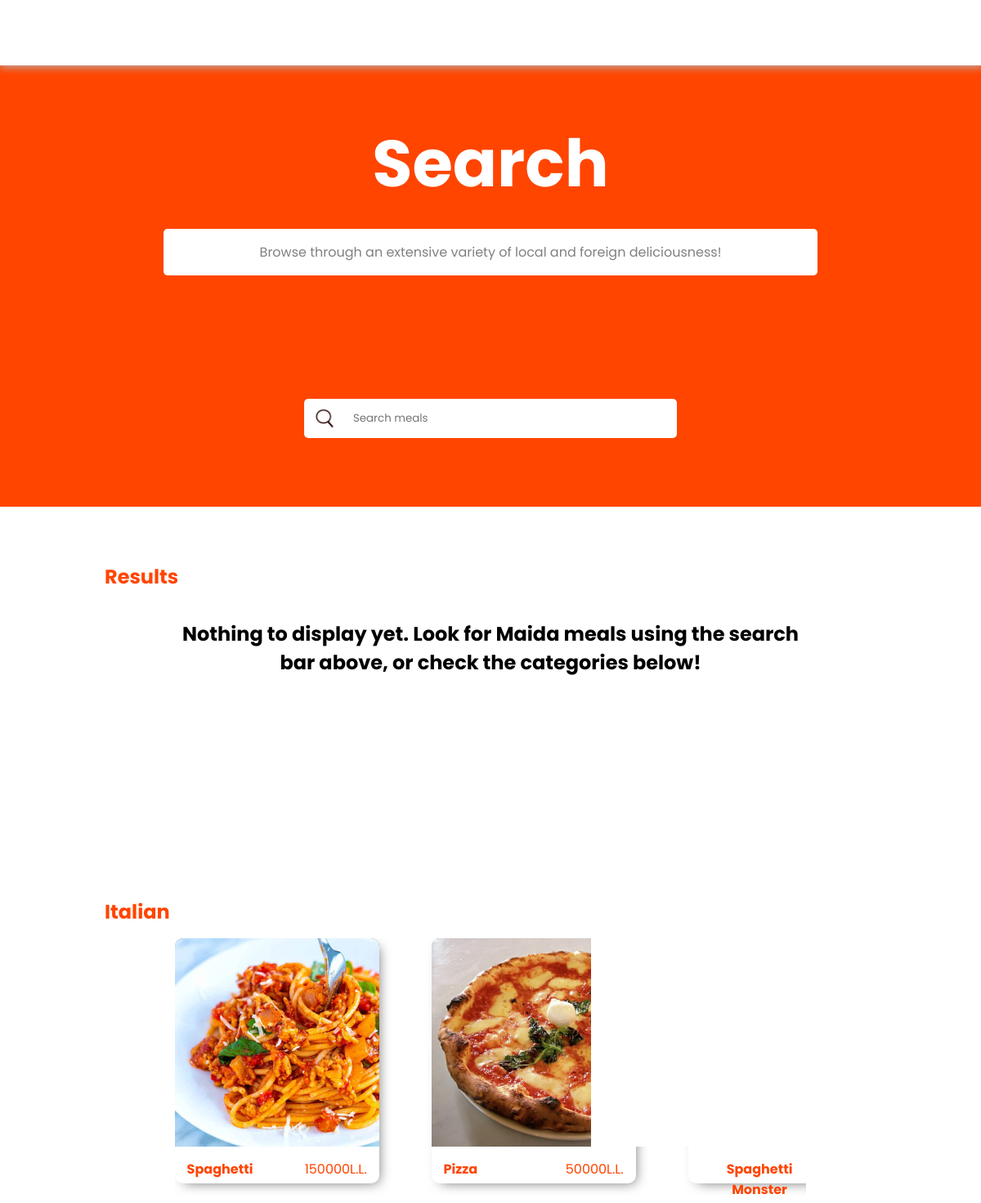
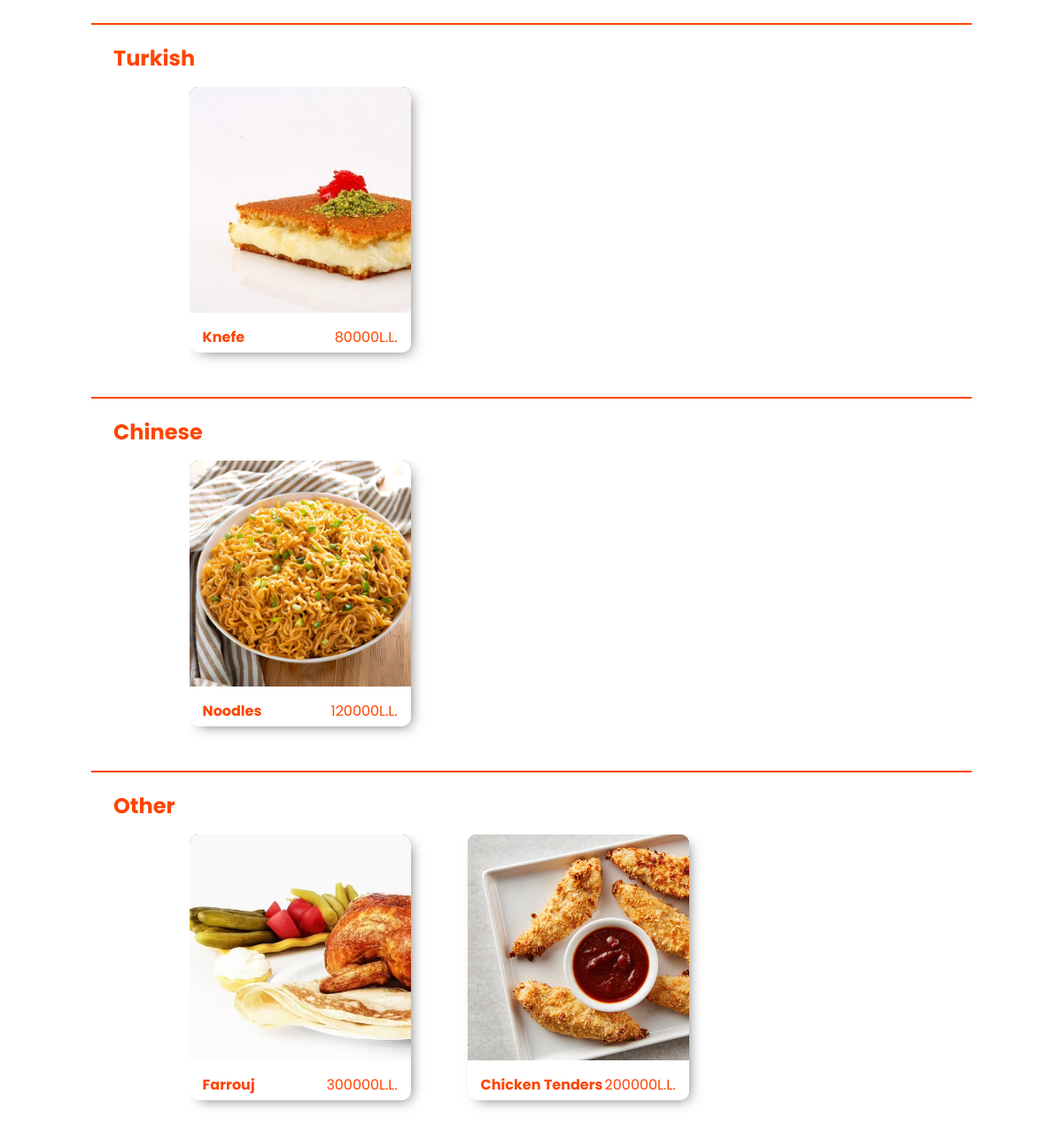
The app's page /search.php (signed in) with its own data (2 pictures, top to bottom).
### tables this page shows
CREATE TABLE `dishes` (
  `name` varchar(100) NOT NULL,
  `description` varchar(100) NOT NULL,
  `cuisine` varchar(100) NOT NULL,
  `diet` varchar(100) NOT NULL,
  `price` int(11) NOT NULL,
  `carbohydrates` int(11) NOT NULL,
  `protein` int(11) NOT NULL,
  `fat` int(11) NOT NULL,
  `id` int(11) NOT NULL,
  `image` varchar(100) NOT NULL,
  `chefid` varchar(100) NOT NULL
);

### search.php (the view, shortened to what this page needs)
<?php
include_once('config.php');
?>
<!DOCTYPE html>
<html lang="en">
<head>
  <link rel="stylesheet" href="https://cdnjs.cloudflare.com/ajax/libs/font-awesome/4.7.0/css/font-awesome.min.css" />
  <link rel="stylesheet" href="https://cdnjs.cloudflare.com/ajax/libs/font-awesome/6.2.0/css/all.min.css" />
  <link rel="stylesheet" href="search.css" />
  <link rel="stylesheet" href="footer.css" />
  <link rel="stylesheet" href="navbar.css" />
</head>
<body>
  <nav id="header">
  </nav>
  <div class="container">
    <div class="row searchSection">
      <div class="header">
        <h1 style="font-family: 'Poppins', sans-serif;  margin-top: 5rem;">Search</h1>
        <p style="color: gray;  text-align: center;  background-color: white;
  width: 800px;
  border-radius: 5px;
  padding: 1rem;
  margin-top: 20px;">
          Browse through an extensive variety of local and foreign
          deliciousness!
        </p>
      </div>
      <div style="height:100px; text-align:center;">
        <div class="searchContainer" style="z-index: 999;">
          <img src="images/searchicon.png" alt="Search Icon" width="30px" class="searchIcon" />
          <input style="font-family: 'Poppins', sans-serif" type="text" class="searchBar" id="search" placeholder="Search meals" />
          <br>
        </div>
        <br>
        <ul style="height:100px;width:28.5rem;margin-top:-25px;border-radius:20px;" id="result">
        </ul>
      </div>
    </div>
    <div class="categoriesSection">
      <div class="section">
        <h2 class="listheader">Results</h2>
        <br>
        <center>
          <div class="cardsList">
            <?php
            if (empty($_GET['name'])) {
              echo "<h2>Nothing to display yet. Look for Maida meals using the search bar above, or check the categories below!</h2>";
            }
            ?>
          </div>
        </center>
      </div>
      <div class="section">
        <h2 class="listheader">Italian</h2>
        <center>
          <div class="cardsList">
            <?php
            $sql = "SELECT * FROM dishes WHERE cuisine = 'Italian'";
            $query = $db->prepare($sql);
            $query->execute();
            $result = $query->fetchAll(PDO::FETCH_OBJ);
            if ($query->rowCount() > 0) {
              foreach ($result as $row) {
                echo "
                          <div class='cardContainer'>
                          <a href=\"process_order.php?id=$row->id\">
                            <div class='card'>
                              <img src='ImageUploads/" . $row->image . "' alt='Kebbe Image' />
                            </div>
                            <div class='cardDescription'>
                              <div class='name'>" . $row->name . "</div>
                              <div class='price'>" .
                  $row->price . "L.L.</div>
                            </div>
                            </a>
                          </div>
                          ";
              }
            }
            ?>
          </div>
        </center>
      </div>
      <div class="section">
        <center>
          <hr />
        </center>
        <h2 class="listheader">Turkish</h2>
        <center>
          <div class="cardsList">
            <?php
            $sql = "SELECT * FROM dishes WHERE cuisine = 'Turkish'";
            $query = $db->prepare($sql);
            $query->execute();
            $result = $query->fetchAll(PDO::FETCH_OBJ);
            if ($query->rowCount() > 0) {
              foreach ($result as $row) {
                echo "
                            <div class='cardContainer'>
                            <a href=\"process_order.php?id=$row->id\">
                              <div class='card'>
                                <img src='ImageUploads/" . $row->image . "' alt='Image' />
                              </div>
                              <div class='cardDescription'>
                                <div class='name'>" . $row->name . "</div>
                                <div class='price'>" .
                  $row->price . "L.L.</div>
                              </div>
                              </a>
                            </div>
                          ";
              }
            }
            ?>
          </div>
        </center>
      </div>
      <div class="section">
        <center>
          <hr />
        </center>
        <h2 class="listheader">Chinese</h2>
        <center>
          <div class="cardsList">
            <?php
            $sql = "SELECT * FROM dishes WHERE cuisine = 'Chinese'";
            $query = $db->prepare($sql);
            $query->execute();
            $result = $query->fetchAll(PDO::FETCH_OBJ);
            if ($query->rowCount() > 0) {
              foreach ($result as $row) {
                echo "
                          <div class='cardContainer'>
                            <a href=\"process_order.php?id=$row->id\">
                            <div class='card'>
                              <img src='ImageUploads/" . $row->image . "' alt='Kebbe Image' />
                            </div>
                            <div class='cardDescription'>
                              <div class='name'>" . $row->name . "</div>
                              <div class='price'>" .
                  $row->price . "L.L.</div>
                            </div>
                            </a>
                          </div>
                          ";
              }
            }
            ?>
          </div>
        </center>
      </div>
      <div class="section">
        <center>
          <hr />
        </center>
        <h2 class="listheader">Other</h2>
        <center>
          <div class="cardsList">
            <?php
            $sql = "SELECT * FROM dishes WHERE cuisine = 'None'";
            $query = $db->prepare($sql);
            $query->execute();
            $result = $query->fetchAll(PDO::FETCH_OBJ);
            if ($query->rowCount() > 0) {
              foreach ($result as $row) {
                echo "
                          <div class='cardContainer'>
                          <a href=\"process_order.php?id=$row->id\">
                            <div class='card'>
                              <img src='ImageUploads/" . $row->image . "' alt='Kebbe Image' />
                            </div>
                            <div class='cardDescription'>
                              <div class='name'>" . $row->name . "</div>
                              <div class='price'>" .
                  $row->price . "L.L.</div>
                            </div>
                            </a>
                          </div>
                          ";
              }
            }
            ?>
          </div>
        </center>
      </div>
    </div>
  </div>
</body>
</html>

### search.css (style rules this page uses)
* { font-family: DD-TTNorms, -apple-system, BlinkMacSystemFont, "Segoe UI", Roboto, Helvetica, Arial, sans-serif, "Apple Color Emoji", "Segoe UI Emoji", "Segoe UI Symbol"; }
h1 { color: white; font-size: 5em; }
.container { margin-top: 5%; }
.searchSection { background-color: orangered; display: flex; flex-direction: column; align-items: center; height: 70vh; width: 100vw; padding-bottom: 3em; justify-content: space-between; }
.header { width: 90%; display: flex; flex-direction: column; align-items: center; }
.searchBar { padding: 10px 20px; width: 25rem; border-radius: 5px; border: none; font-size: 10pt; }
.searchContainer { background-color: white; margin-top: 1em; height: 3rem; border-radius: 5px; display: flex; align-items: center; padding: 10px; }
.cardContainer { height: 300px; width: 250px; background-color: white; border-radius: 10px; margin-right: 4rem; box-shadow: 5px 5px 15px -6px rgba(0, 0, 0, 0.59); }
.card { background-color: grey; height: 85%; border-top-left-radius: 10px; border-top-right-radius: 10px; overflow: hidden; }
img { height: 100%; }
hr { margin-top: 30px; margin-bottom: 20px; width: 90%; border: 0.5px solid orangered; }
.categoriesSection { padding: 3rem; }
.listheader { margin-bottom: 15px; color: orangered; margin-left: 5rem; }
.cardDescription { display: flex; margin-top: auto; height: 100%; width: 100%; justify-content: space-between; padding: 15px; color: orangered; }
.name { font-family: "Poppins", sans-serif; font-weight: bold; font-size: 1rem; }
.price { font-family: "Poppins", sans-serif; color: orangered; font-size: 1rem; }
.cardsList { display: flex; overflow-x: scroll; overflow-y: hidden; width: 70%; height: 320px; }
.section { margin-top: 20px; }

### footer.css (style rules this page uses)
* { padding: 0; margin: 0; text-decoration: none; list-style: none; box-sizing: border-box; }
p, span, address, h2, .footer a { text-decoration: none; font-family: "Poppins", sans-serif; }

### navbar.css (style rules this page uses)
* { padding: 0; margin: 0; text-decoration: none; list-style: none; box-sizing: border-box; }
nav { background: white; height: 80px; width: 100%; position: sticky; box-shadow: 1px 1px 10px 1px rgb(182, 182, 182); z-index: 999; position: fixed; top: 0; }

### records on screen
dishes: image (picture), name "Spaghetti", price "150000"
dishes: image (picture), name "Pizza", price "50000"
dishes: image (picture), name "Spaghetti Monster"
dishes: image (picture), name "Knefe", price "80000"
dishes: image (picture), name "Noodles", price "120000"
dishes: image (picture), name "Farrouj", price "300000"
dishes: image (picture), name "Chicken Tenders", price "200000"
